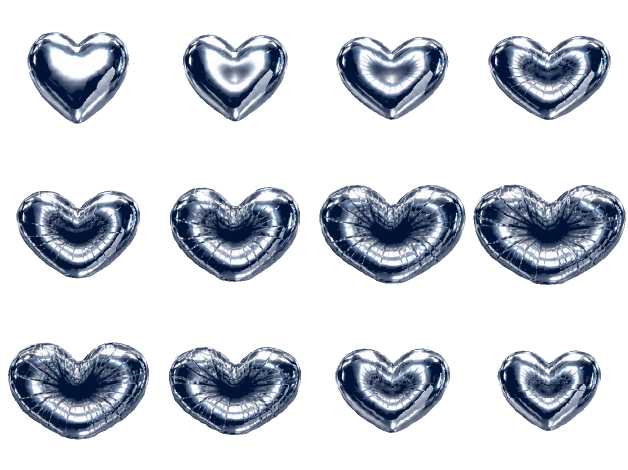
#> input picture assets/branding/chrome-heart.png, 1256 x 939 px (shown at 1/2 size)
$ python make-chrome-heart-icon.py
#> lines starting #> are read from the running program, lines starting #| are printed output that depends on the picture
"""Create a transparent, launcher-safe single-heart asset from the hero sprite."""

from pathlib import Path

from PIL import Image


ROOT = Path(__file__).resolve().parents[1]
SOURCE = ROOT / "assets" / "branding" / "chrome-heart.png"
TARGET = ROOT / "assets" / "icons" / "chrome-heart-icon.png"
CANVAS_SIZE = 1024
MAX_HEART_SIZE = 620


def main() -> None:
    with Image.open(SOURCE).convert("RGBA") as sprite:
        # The hero asset is a 4x3 animation sheet. Use its first complete
        # chrome-heart frame rather than shipping all twelve frames as an icon.
#> sprite is the input picture: PIL image 1256x939 RGBA; mean R, G, B, A 205.5, 209.8, 217.2, 85.5
        frame_width = sprite.width // 4
#> frame_width = 314
        frame_height = sprite.height // 3
#> frame_height = 313
        frame = sprite.crop((0, 0, frame_width, frame_height))
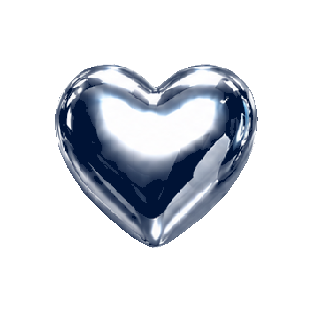
#> frame: PIL image 314x313 RGBA; mean R, G, B, A 219, 222.1, 227.6, 70.5; transparent parts drawn white
        bounds = frame.getchannel("A").getbbox()
#> bounds = (55, 64, 258, 248)
        if bounds is None:
            raise ValueError("chrome-heart sprite frame has no visible pixels")
        heart = frame.crop(bounds)
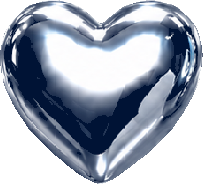
#> heart: PIL image 203x184 RGBA; mean R, G, B, A 160.3, 168.5, 182.9, 185.4; transparent parts drawn white

    scale = min(MAX_HEART_SIZE / heart.width, MAX_HEART_SIZE / heart.height)
#> scale = 3.05
    resized = heart.resize(
        (round(heart.width * scale), round(heart.height * scale)),
        Image.Resampling.LANCZOS,
    )
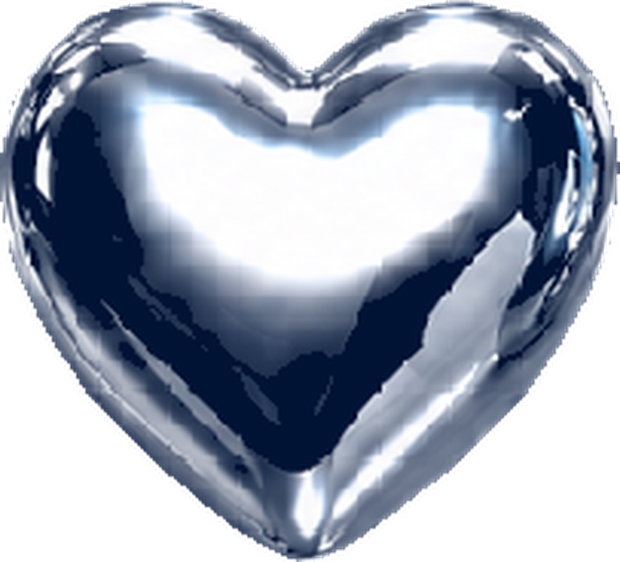
#> resized: PIL image 620x562 RGBA; mean R, G, B, A 93.6, 102, 116.7, 185.4; transparent parts drawn white
    canvas = Image.new("RGBA", (CANVAS_SIZE, CANVAS_SIZE), (0, 0, 0, 0))
#> canvas: PIL image 1024x1024 RGBA; every value is 0
    canvas.alpha_composite(
        resized,
        ((CANVAS_SIZE - resized.width) // 2, (CANVAS_SIZE - resized.height) // 2),
    )
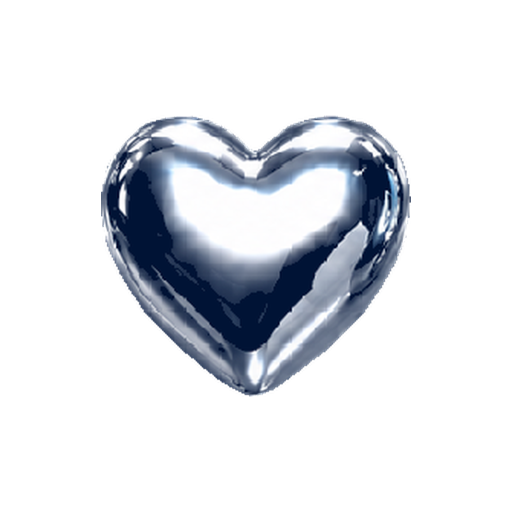
#> canvas: PIL image 1024x1024 RGBA (shown at 1/2 size); mean R, G, B, A 31.1, 33.9, 38.8, 61.6; transparent parts drawn white
    canvas.save(TARGET, format="PNG", optimize=True)
    print(f"wrote {TARGET} ({CANVAS_SIZE}x{CANVAS_SIZE}, transparent)")


if __name__ == "__main__":
    main()

$ run again, with assets/branding/halalmode-splash.png copied over assets/branding/chrome-heart.png
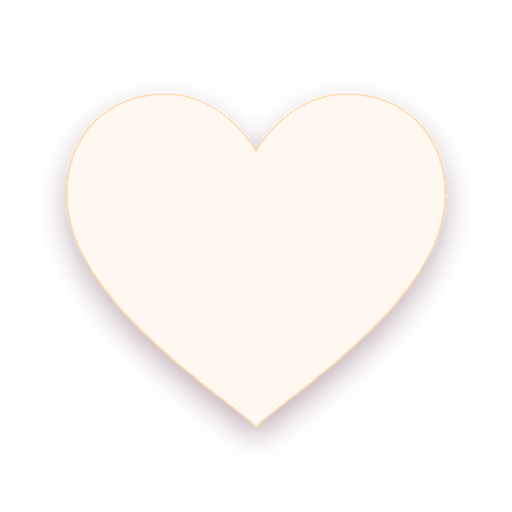
#> input picture assets/branding/halalmode-splash.png, 512 x 512 px
#> in main, sprite is the input picture: PIL image 512x512 RGBA; mean R, G, B, A 95.4, 84.3, 84.3, 87.3
#> in main, `frame = sprite.crop((0, 0, frame_width, frame_height))`:
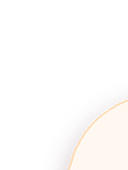
#> frame: PIL image 128x170 RGBA; mean R, G, B, A 41.7, 33.7, 34.3, 34.2; transparent parts drawn white
#> bounds = (41, 80, 128, 170)
#> in main, `canvas.alpha_composite( resized, ((CANVAS_SIZE - resized.width) // 2, ..`:
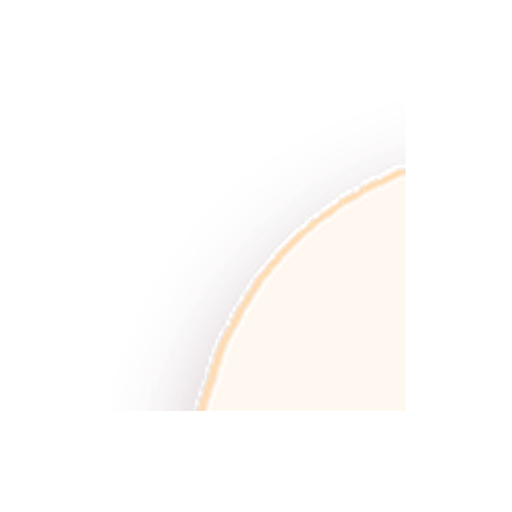
#> canvas: PIL image 1024x1024 RGBA (shown at 1/2 size); mean R, G, B, A 41.2, 33.4, 33.9, 33.7; transparent parts drawn white
